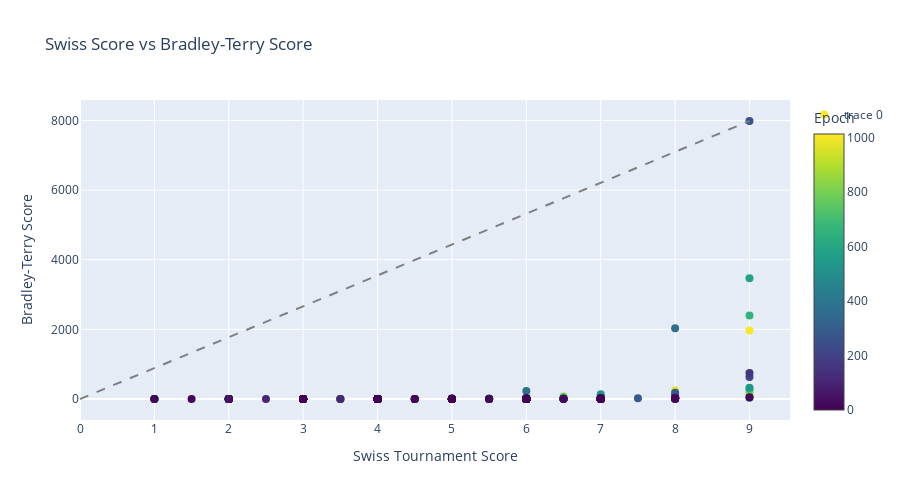

Notebook source saved alongside this figure:
### Markdown cell above
## Bradley-Terry vs Swiss Score Comparison

### Code cell
# Scatter plot: Swiss score vs BT score
fig = go.Figure()

fig.add_trace(
    go.Scatter(
        x=standings_with_bt["score"],
        y=standings_with_bt["bt_score"],
        mode="markers",
        marker=dict(
            size=8,
            color=standings_with_bt["epoch"],
            colorscale="Viridis",
            showscale=True,
            colorbar=dict(title="Epoch"),
        ),
        text=standings_with_bt["name"].str[-15:],
        hovertemplate="<b>%{text}</b><br>Swiss: %{x:.2f}<br>BT: %{y:.4f}<br>Epoch: %{marker.color}<extra></extra>",
    )
)

# Add diagonal line (perfect correlation)
min_val = 0
max_swiss = standings_with_bt["score"].max()
max_bt = standings_with_bt["bt_score"].max()

fig.add_trace(
    go.Scatter(
        x=[0, max_swiss],
        y=[0, max_bt * (max_swiss / max_swiss)],
        mode="lines",
        line=dict(dash="dash", color="gray"),
        name="Reference",
        showlegend=False,
    )
)

fig.update_layout(
    title="Swiss Score vs Bradley-Terry Score",
    xaxis_title="Swiss Tournament Score",
    yaxis_title="Bradley-Terry Score",
    height=500,
)
fig.show()

### Figure 1 — Plotly figure (JSON) as saved in the notebook; plotly's stock layout.template omitted (floating-point values rounded to 4 significant figures; data arrays with more than 128 entries replaced by an {"elided": "..."} marker saying what was removed)
{"data": [{"hovertemplate": "<b>%{text}</b><br>Swiss: %{x:.2f}<br>BT: %{y:.4f}<br>Epoch: %{marker.color}<extra></extra>", "marker": {"color": {"elided": "1043 int values"}, "colorbar": {"title": {"text": "Epoch"}}, "colorscale": [[0, "#440154"], [0.1111, "#482878"], [0.2222, "#3e4989"], [0.3333, "#31688e"], [0.4444, "#26828e"], [0.5556, "#1f9e89"], [0.6667, "#35b779"], [0.7778, "#6ece58"], [0.8889, "#b5de2b"], [1, "#fde725"]], "showscale": true, "size": 8}, "mode": "markers", "text": {"elided": "1043 str values"}, "type": "scatter", "x": {"elided": "1043 float values"}, "y": {"elided": "1043 float values"}}, {"line": {"color": "gray", "dash": "dash"}, "mode": "lines", "name": "Reference", "showlegend": false, "type": "scatter", "x": [0, 9], "y": [0, 7987.0]}], "layout": {"height": 500, "title": {"text": "Swiss Score vs Bradley-Terry Score"}, "xaxis": {"title": {"text": "Swiss Tournament Score"}}, "yaxis": {"title": {"text": "Bradley-Terry Score"}}}}
